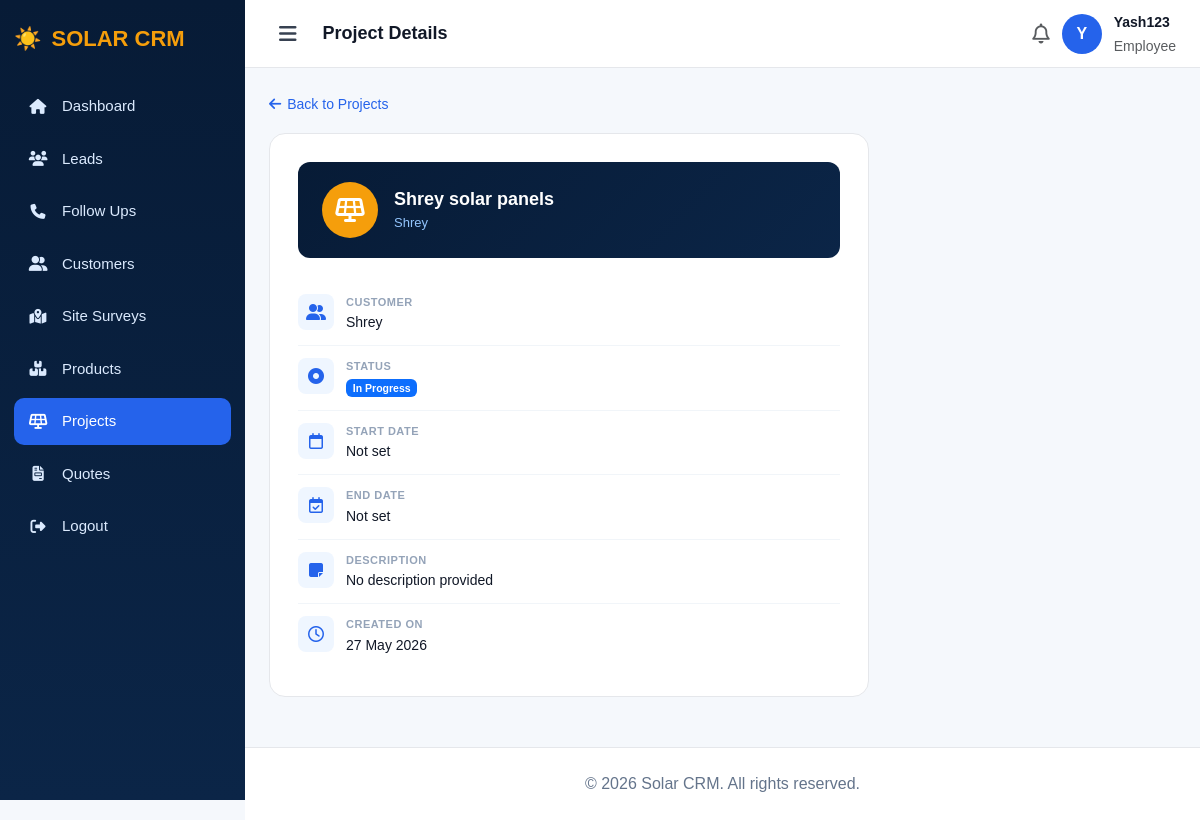
/projects/2/view/ (signed in), run on an earlier commit of the app's database.
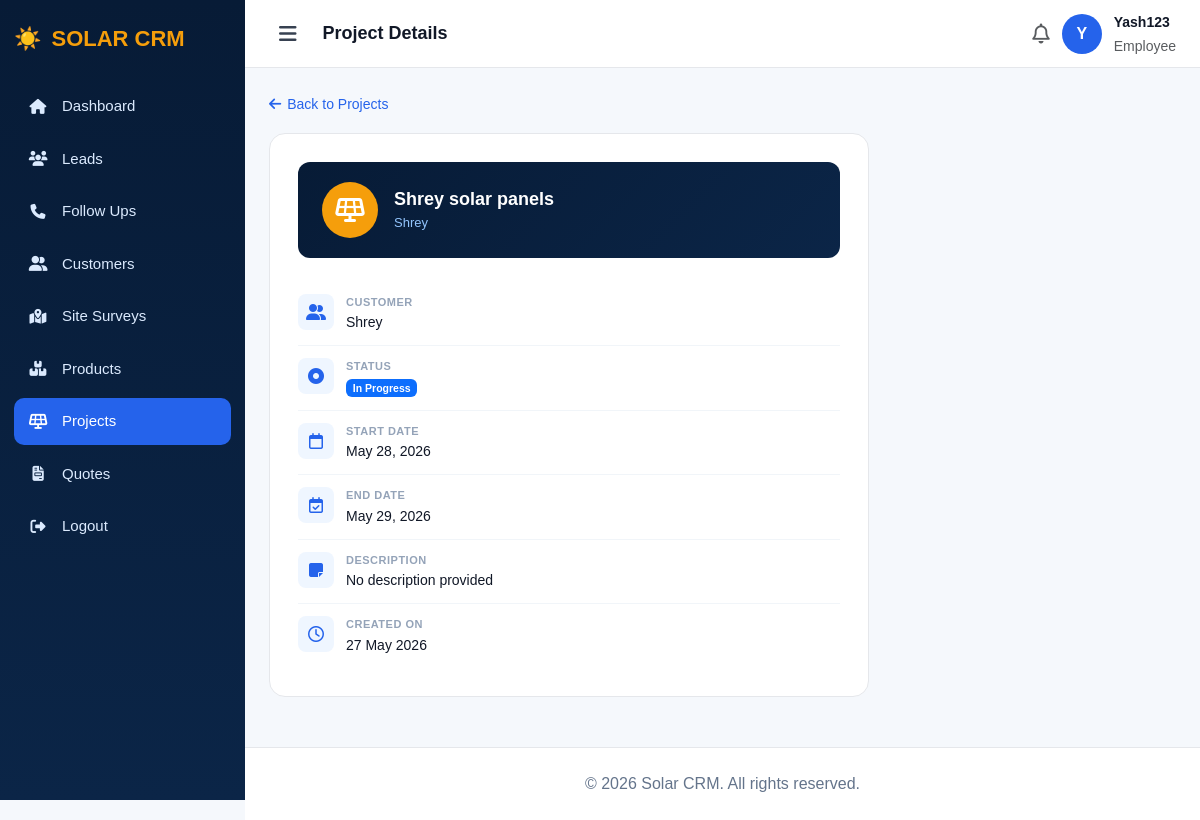
And on a later commit of the database.
### app/models.py (models this page shows, shortened)
class Project(models.Model):
    STATUS_CHOICES = [
        ('Planning', 'Planning'),
        ('In Progress', 'In Progress'),
        ('Completed', 'Completed'),
        ('On Hold', 'On Hold'),
    ]
    customer = models.ForeignKey(Customer, on_delete=models.CASCADE)
    title = models.CharField(max_length=200)
    description = models.TextField(blank=True, null=True)
    status = models.CharField(max_length=50, choices=STATUS_CHOICES, default='Planning')
    previous_status = models.CharField(max_length=50, blank=True)
    start_date = models.DateField(null=True, blank=True)
    end_date = models.DateField(null=True, blank=True)
    created_at = models.DateTimeField(auto_now_add=True)

class Customer(models.Model):
    lead = models.OneToOneField(Lead, on_delete=models.SET_NULL, null=True, blank=True)
    name = models.CharField(max_length=100)
    email = models.EmailField()
    phone = models.CharField(max_length=15)
    address = models.TextField(blank=True, null=True)
    created_at = models.DateTimeField(auto_now_add=True)
    assigned_to = models.ForeignKey(User, null=True, blank=True, on_delete=models.SET_NULL, related_name='assigned_customers')

### app/views.py (the view)
# urls.py: path('projects/<int:id>/view/', views.view_project, name='view_project'),
@login_required
def view_project(request, id):
    project = get_object_or_404(Project, id=id)
    if not request.user.is_superuser:
        if project.customer.lead.assigned_to != request.user:
            messages.error(request, "Access denied")
            return redirect('projects')
    return render(request, 'view_project.html', {'project': project})

### app/templates/view_project.html (shortened to what the changed rows need)
<!DOCTYPE html>
<html>
<head>
    <link href="https://cdn.jsdelivr.net/npm/bootstrap@5.3.0/dist/css/bootstrap.min.css" rel="stylesheet">
    <link href="https://cdnjs.cloudflare.com/ajax/libs/font-awesome/6.5.1/css/all.min.css" rel="stylesheet">
</head>
<body>
<div class="main" id="main">
    <div class="content">
        <div class="card-box">
            <div class="card-header-custom">
                <div>
                    <div style="color:white;font-weight:800;font-size:18px;">{{ project.title }}</div>
                    <div style="color:#93c5fd;font-size:13px;">{{ project.customer.name }}</div>
                </div>
            </div>
            <div class="info-row">
                <div>
                    <div class="info-label">Customer</div>
                    <div class="info-value">{{ project.customer.name }}</div>
                </div>
            </div>
            <div class="info-row">
                <div>
                    <div class="info-value">
                        {% if project.status == 'Completed' %}
                            <span class="badge bg-success">{{ project.status }}</span>
                        {% elif project.status == 'In Progress' %}
                            <span class="badge bg-primary">{{ project.status }}</span>
                        {% elif project.status == 'On Hold' %}
                            <span class="badge bg-warning text-dark">{{ project.status }}</span>
                        {% else %}
                            <span class="badge bg-secondary">{{ project.status }}</span>
                        {% endif %}
                    </div>
                </div>
            </div>
            <div class="info-row">
                <div>
                    <div class="info-label">Start Date</div>
                    <div class="info-value">{{ project.start_date|default:"Not set" }}</div>
                </div>
            </div>
            <div class="info-row">
                <div>
                    <div class="info-label">End Date</div>
                    <div class="info-value">{{ project.end_date|default:"Not set" }}</div>
                </div>
            </div>
            <div class="info-row">
                <div>
                    <div class="info-label">Description</div>
                    <div class="info-value">{{ project.description|default:"No description provided" }}</div>
                </div>
            </div>
            <div class="info-row">
                <div>
                    <div class="info-label">Created On</div>
                    <div class="info-value">{{ project.created_at|date:"d M Y" }}</div>
                </div>
            </div>
        </div>
    </div>
</div>
</body>
</html>

What changed in the data, as far as the page shows it:
changed Project "Shrey solar panels": start_date "Not set" → "May 28, 2026"; end_date "Not set" → "May 29, 2026"
